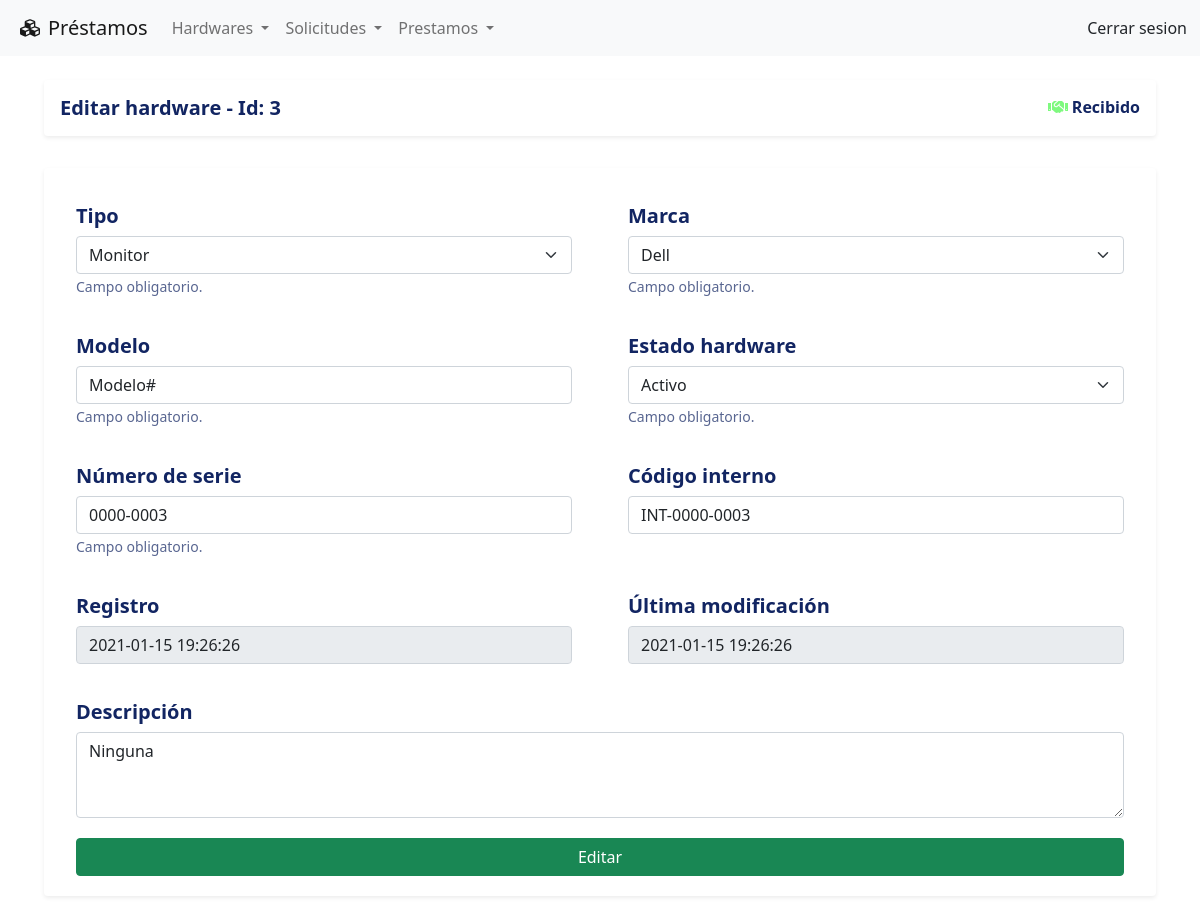
The app's page /hardware/editar&id=3, older data.
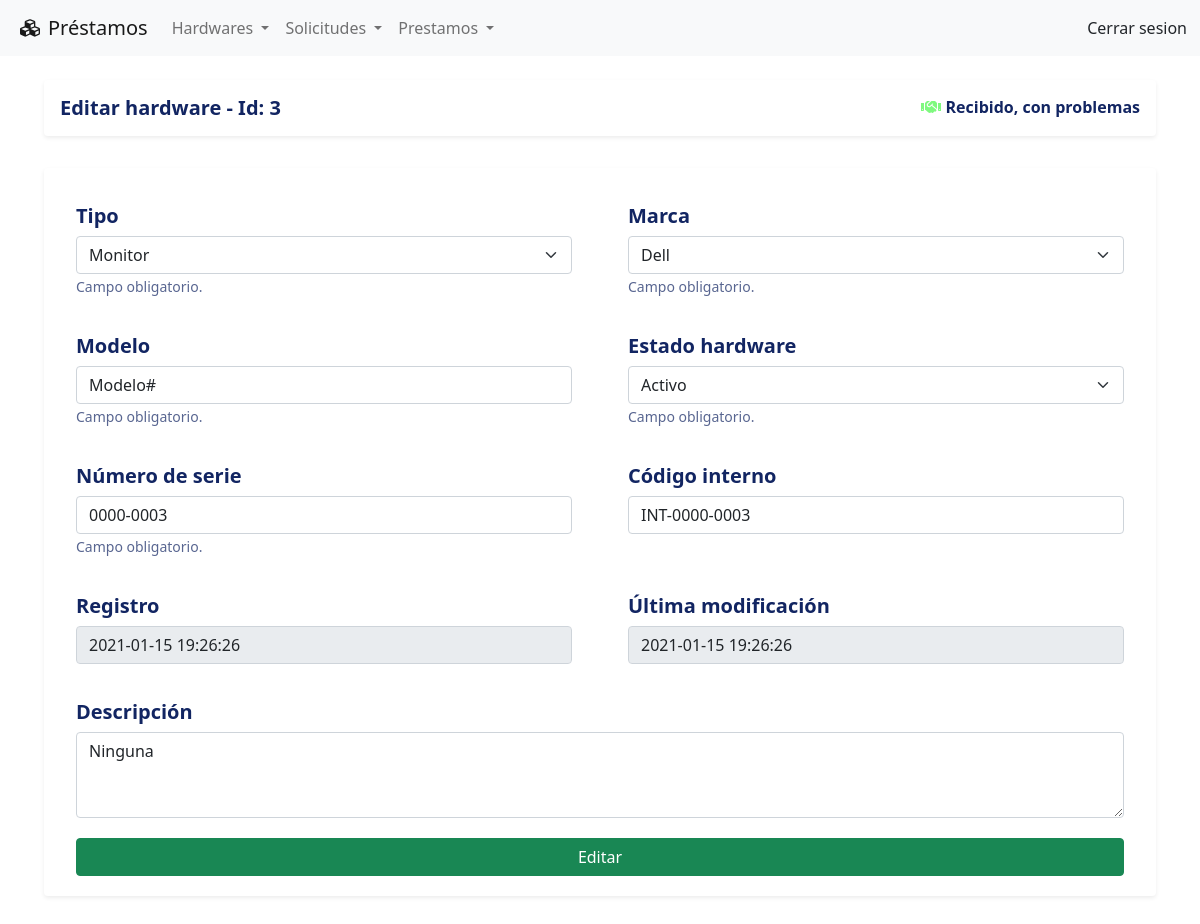
The same page, newer data.
### tables this page shows
CREATE TABLE IF NOT EXISTS hardwares
(
    id_hardware INT AUTO_INCREMENT PRIMARY KEY NOT NULL,
    id_tipo_hardware INT NOT NULL,
    id_marca INT NOT NULL,
    descripcion_hardware VARCHAR(1024),
    modelo VARCHAR(40) NOT NULL,
    numero_serie VARCHAR(40) NOT NULL UNIQUE,
    codigo_interno VARCHAR(40),
    id_estado_hardware INT NOT NULL,
    id_estado_prestamo INT NOT NULL,
    created_at TIMESTAMP DEFAULT CURRENT_TIMESTAMP,
    updated_at DATETIME DEFAULT CURRENT_TIMESTAMP ON UPDATE CURRENT_TIMESTAMP,
    FOREIGN KEY (id_tipo_hardware) REFERENCES tipos_hardware (id_tipo_hardware),
    FOREIGN KEY (id_marca) REFERENCES marcas (id_marca)
);

CREATE TABLE IF NOT EXISTS estados_prestamo
( 
    id_estado_prestamo INT AUTO_INCREMENT PRIMARY KEY NOT NULL, 
    estado_prestamo VARCHAR(40) NOT NULL UNIQUE,
    color_estado_prestamo VARCHAR(40) NOT NULL, 
    created_at TIMESTAMP DEFAULT CURRENT_TIMESTAMP,
    updated_at DATETIME DEFAULT CURRENT_TIMESTAMP ON UPDATE CURRENT_TIMESTAMP
);

CREATE TABLE IF NOT EXISTS tipos_hardware
(
    id_tipo_hardware INT AUTO_INCREMENT PRIMARY KEY NOT NULL,
    tipo_hardware VARCHAR(40) NOT NULL UNIQUE,
    created_at TIMESTAMP DEFAULT CURRENT_TIMESTAMP,
    updated_at DATETIME DEFAULT CURRENT_TIMESTAMP ON UPDATE CURRENT_TIMESTAMP
);

CREATE TABLE IF NOT EXISTS marcas
(
    id_marca INT AUTO_INCREMENT PRIMARY KEY NOT NULL,
    marca VARCHAR(40) NOT NULL UNIQUE,
    created_at TIMESTAMP DEFAULT CURRENT_TIMESTAMP,
    updated_at DATETIME DEFAULT CURRENT_TIMESTAMP ON UPDATE CURRENT_TIMESTAMP
);

CREATE TABLE IF NOT EXISTS estados_hardware
(
    id_estado_hardware INT AUTO_INCREMENT PRIMARY KEY NOT NULL,
    estado_hardware VARCHAR(40) NOT NULL UNIQUE,
    color_estado_hardware VARCHAR(40) NOT NULL UNIQUE,
    created_at TIMESTAMP DEFAULT CURRENT_TIMESTAMP,
    updated_at DATETIME DEFAULT CURRENT_TIMESTAMP ON UPDATE CURRENT_TIMESTAMP
);

### index.php (called while the page is built, shortened)
<?php
    require_once "config/database.php";
    include_once "views/layouts/header.php";
    include_once "views/layouts/main.php";
    include_once "views/layouts/footer.php";
?>

### config/database.php (called while the page is built)
<?php
class Database {
    public static function connect(){
        $db = new mysqli('localhost', 'root', '', 'prestamos');
        $db->query ("SET NAMES 'utf-8'");
        return $db;
    }
}

### models/hardwareModel.php (called while the page is built, shortened)
<?php
class HardwareModel{
    private $idHardware;
    private $db;
    public function __construct() {
        $this->db = Database::connect();
    }
    public function getIdHardware() {
        return $this->idHardware;
    }
    public function setIdHardware($idHardware) {
        $this->idHardware = $idHardware;
    }
    public function getOne() {
        $hardware = $this->db->query("SELECT * FROM hardwares
            INNER JOIN
                tipos_hardware ON hardwares.id_tipo_hardware = tipos_hardware.id_tipo_hardware
            INNER JOIN
                marcas ON hardwares.id_marca  = marcas.id_marca
            INNER JOIN
                estados_hardware ON hardwares.id_estado_hardware = estados_hardware.id_estado_hardware
            INNER JOIN
                    estados_prestamo ON hardwares.id_estado_prestamo = estados_prestamo.id_estado_prestamo
            WHERE id_hardware = {$this->getIdHardware()};");
            $hard = $hardware->fetch_object();
            return $hard;
    }
}

### views/hardware/editar.php (the view, shortened to what the changed rows need)
   <div class="row my-3">
       <div class="col align-middle">
           <div class="card d-inline-block border-0 shadow-sm shadow-hover w-100">
               <div class="card-body d-flex justify-content-between align-items-center">
                   <h5 class="mb-0">Editar hardware - Id: <?php echo $hard->id_hardware?></h5>
				<h6 class="mb-0">
					<span>
						<i class="far fa-handshake fa"
							<?php
								switch ($hard->id_estado_prestamo) {
									case 3:
										echo 'style="color:rgba(0, 244, 0, 0.5)"';
									break;
								}
							?>
						> </i>
					</span>
						<?php echo $hard->estado_prestamo?>
				</h6>
               </div>
           </div>
       </div>
   </div>
   <div class="row my-3">
	<div class="col-xl-12 col-lg-12">
		<div class="card card-body shadow-sm p-3 mb-5 bg-white rounded border-0">
			<form action="<?= URL ?>hardware/edicion" method="POST">
				<div class="row my-1">
					<div class="col-sm-6">
						<div class="card border-0">
							<div class="card-body">
								<h5 class="card-title">Tipo</h5>
								<select class="form-select" name="id_tipo_hardware" required>
									<option
										value="<?php echo $hard->id_tipo_hardware?>">
										<?php echo $hard->tipo_hardware ?>
									</option>
								</select>
                                   <small class="form-text text-muted">Campo obligatorio.</small>
							</div>
						</div>
					</div>
					<div class="col-sm-6">
						<div class="card border-0">
							<div class="card-body">
								<h5 class="card-title">Marca</h5>
								<select class="form-select" name="id_marca" required>
									<option
										value="<?php echo $hard->id_marca?>">
										<?php echo $hard->marca ?>
									</option>
								</select>
                                   <small class="form-text text-muted">Campo obligatorio.</small>
							</div>
						</div>
					</div>
				</div>
				<div class="row my-1">
					<div class="col-sm-6">
						<div class="card border-0">
							<div class="card-body">
								<h5 class="card-title">Modelo</h5>
								<input type="text" class="form-control" placeholder="Modelo"
									value="<?= $hard->modelo ?>" name="modelo" required>
                                   <small class="form-text text-muted">Campo obligatorio.</small>
							</div>
						</div>
					</div>
					<div class="col-sm-6">
						<div class="card border-0">
							<div class="card-body">
								<h5 class="card-title">Estado hardware</h5>
								<select class="form-select" name="id_estado_hardware" required>
									<option
										value="<?php echo $hard->id_estado_hardware?>">
										<?php echo $hard->estado_hardware ?>
									</option>
								</select>
                                   <small class="form-text text-muted">Campo obligatorio.</small>
							</div>
						</div>
					</div>
				</div>
				<div class="row my-1">
					<div class="col-sm-6">
						<div class="card border-0">
							<div class="card-body">
								<h5 class="card-title">Número de serie</h5>
								<input type="text" class="form-control"
									value="<?= $hard->numero_serie ?>" name="numero_serie" required>
                                   <small class="form-text text-muted">Campo obligatorio.</small>
                               </div>
						</div>
					</div>
					<div class="col-sm-6">
						<div class="card border-0">
							<div class="card-body">
								<h5 class="card-title">Código interno</h5>
								<input type="text" class="form-control"
									value="<?= $hard->codigo_interno ?>" name="codigo_interno">
							</div>
						</div>
					</div>
				</div>
				<div class="row my-1">
					<div class="col-sm-6">
						<div class="card border-0">
							<div class="card-body">
								<h5 class="card-title">Registro</h5>
								<input type="text" class="form-control" readonly
									value="<?= $hard->created_at ?>" required>
                               </div>
						</div>
					</div>
					<div class="col-sm-6">
						<div class="card border-0">
							<div class="card-body">
								<h5 class="card-title">Última modificación</h5>
								<input type="text" class="form-control" readonly
								value="<?= $hard->updated_at ?>" required>
							</div>
						</div>
					</div>
				</div>
				<div class="row my-1 ">
					<div class="col">
						<div class="card border-0">
							<div class="card-body">
								<h5 class="card-title">Descripción</h5>
								<textarea type="text" class="form-control text-left" rows="3" name="descripcion_hardware"><?= trim($hard->descripcion_hardware); ?> </textarea>
							</div>
						</div>
					</div>
				</div>
				<div class="row my-1">
					<div class="col">
						<div class="card border-0 px-3">
							<input type="submit" class="btn btn-success btn-block" value="Editar">
						</div>
					</div>
				</div>
			</form>
		</div>
	</div>
</div>

Row changes from the older to the newer data that the page shows:
changed through a linked row, hardwares "Modelo#": id_estado_prestamo.estado_prestamo "Recibido" → "Recibido, con problemas"
